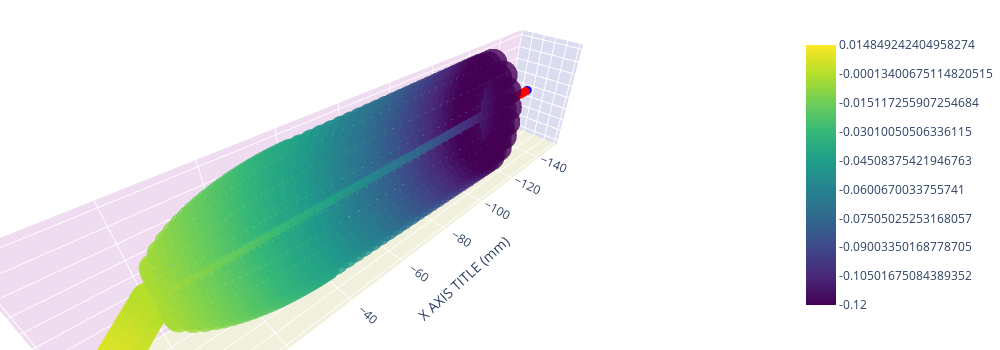

Notebook source saved alongside this figure:
### Code cell
base_fish.visualize_scatter(show_normals=2, show_point_currents=3, fig_width=1000, fig_height=350)
print(base_fish.get_N_receptors(), base_fish.get_lateral_semi_axis())

### Figure 1 — Plotly figure (JSON) as saved in the notebook; plotly's stock layout.template omitted (floating-point values rounded to 4 significant figures; data arrays with more than 128 entries replaced by an {"elided": "..."} marker saying what was removed)
{"data": [{"marker": {"color": [0.01, 0.01, 0.01, 0.01, 0.01, 0.01, 0.01, 0.01, 0.01, 0.01, 0.01, 0.01, 0.01, 0.01, 0.01, 0.01, 0.01, 0.01, 0.01, 0.01, 0.01, 0.01, 0.01, 0.01, 0.01, 0.01, 0.01, 0.01, 0.01, 0.01, 0.01, 0.01, 0.01, 0.01, 0.01, 0.01, 0.01, 0.01, 0.01, 0.01, 0.01, 0.01, 0.01, 0.01, 0.01, 0.01, 0.01, 0.01, 0.01, 0.01, 0.01, 0.01, 0.01, 0.01, 0.01, 0.01, 0.01, 0.01, 0.01, 0.01, 0.01, 0.01, 0.01, 0.01, 0.01, 0.01, 0.01, 0.01, 0.01, 0.01, 0.01, 0.01, 0.01, 0.01, 0.01, 0.01, 0.01, 0.01, 0.01, 0.01, 0.01, 0.01, 0.01, 0.01, 0.01, 0.01, 0.01, 0.01, 0.01, 0.01, 0.01, 0.01, 0.01, 0.01, 0.01, 0.01, 0.01, 0.01, 0.01, 0.01, -1], "colorscale": [[0, "rgb(0,0,255)"], [1, "rgb(255,0,0)"]], "opacity": 1, "size": 3}, "mode": "markers", "showlegend": false, "type": "scatter3d", "x": [-4.5, -5.955, -7.41, -8.865, -10.32, -11.78, -13.23, -14.69, -16.14, -17.59, -19.05, -20.5, -21.96, -23.41, -24.87, -26.32, -27.78, -29.24, -30.69, -32.15, -33.6, -35.05, -36.51, -37.96, -39.42, -40.87, -42.33, -43.79, -45.24, -46.7, -48.15, -49.61, -51.06, -52.52, -53.97, -55.43, -56.88, -58.33, -59.79, -61.24, -62.7, -64.16, -65.61, -67.06, -68.52, -69.97, -71.43, -72.89, -74.34, -75.8, -77.25, -78.7, -80.16, -81.61, -83.07, -84.53, -85.98, -87.44, -88.89, -90.34, -91.8, -93.26, -94.71, -96.16, -97.62, -99.07, -100.5, -102.0, -103.4, -104.9, -106.3, -107.8, -109.3, -110.7, -112.2, -113.6, -115.1, -116.5, -118.0, -119.4, -120.9, -122.4, -123.8, -125.3, -126.7, -128.2, -129.6, -131.1, -132.5, -134.0, -135.4, -136.9, -138.4, -139.8, -141.3, -142.7, -144.2, -145.6, -147.1, -148.5, -150], "y": [0, 0, 0, 0, 0, 0, 0, 0, 0, 0, 0, 0, 0, 0, 0, 0, 0, 0, 0, 0, 0, 0, 0, 0, 0, 0, 0, 0, 0, 0, 0, 0, 0, 0, 0, 0, 0, 0, 0, 0, 0, 0, 0, 0, 0, 0, 0, 0, 0, 0, 0, 0, 0, 0, 0, 0, 0, 0, 0, 0, 0, 0, 0, 0, 0, 0, 0, 0, 0, 0, 0, 0, 0, 0, 0, 0, 0, 0, 0, 0, 0, 0, 0, 0, 0, 0, 0, 0, 0, 0, 0, 0, 0, 0, 0, 0, 0, 0, 0, 0, 0], "z": [0, 0, 0, 0, 0, 0, 0, 0, 0, 0, 0, 0, 0, 0, 0, 0, 0, 0, 0, 0, 0, 0, 0, 0, 0, 0, 0, 0, 0, 0, 0, 0, 0, 0, 0, 0, 0, 0, 0, 0, 0, 0, 0, 0, 0, 0, 0, 0, 0, 0, 0, 0, 0, 0, 0, 0, 0, 0, 0, 0, 0, 0, 0, 0, 0, 0, 0, 0, 0, 0, 0, 0, 0, 0, 0, 0, 0, 0, 0, 0, 0, 0, 0, 0, 0, 0, 0, 0, 0, 0, 0, 0, 0, 0, 0, 0, 0, 0, 0, 0, 0]}, {"colorscale": [[0, "rgb(247,251,255)"], [0.125, "rgb(222,235,247)"], [0.25, "rgb(198,219,239)"], [0.375, "rgb(158,202,225)"], [0.5, "rgb(107,174,214)"], [0.625, "rgb(66,146,198)"], [0.75, "rgb(33,113,181)"], [0.875, "rgb(8,81,156)"], [1, "rgb(8,48,107)"]], "showlegend": false, "showscale": false, "sizemode": "absolute", "sizeref": 2, "type": "cone", "u": {"elided": "1200 float values"}, "v": {"elided": "1200 float values"}, "w": {"elided": "1200 float values"}, "x": {"elided": "1200 float values"}, "y": {"elided": "1200 float values"}, "z": {"elided": "1200 float values"}}, {"marker": {"cmax": 1, "cmin": 0, "color": {"elided": "1200 float values"}, "colorbar": {"len": 0.8, "tickmode": "array", "ticktext": [-0.12, -0.105, -0.09003, -0.07505, -0.06007, -0.04508, -0.0301, -0.01512, -0.000134, 0.01485], "tickvals": [0, 0.1111, 0.2222, 0.3333, 0.4444, 0.5556, 0.6667, 0.7778, 0.8889, 1]}, "colorscale": [[0, "#440154"], [0.1111, "#482878"], [0.2222, "#3e4989"], [0.3333, "#31688e"], [0.4444, "#26828e"], [0.5556, "#1f9e89"], [0.6667, "#35b779"], [0.7778, "#6ece58"], [0.8889, "#b5de2b"], [1, "#fde725"]], "opacity": 0.8, "size": 10}, "mode": "markers", "showlegend": false, "type": "scatter3d", "x": {"elided": "1200 float values"}, "y": {"elided": "1200 float values"}, "z": {"elided": "1200 float values"}}], "layout": {"height": 350, "margin": {"b": 0, "l": 0, "r": 0, "t": 0}, "scene": {"aspectmode": "data", "xaxis": {"backgroundcolor": "rgb(220, 220, 240)", "gridcolor": "white", "showbackground": true, "title": {"text": "X AXIS TITLE (mm)"}, "zerolinecolor": "white"}, "yaxis": {"backgroundcolor": "rgb(240, 220, 240)", "gridcolor": "white", "showbackground": true, "title": {"text": "Y AXIS TITLE (mm)"}, "zerolinecolor": "white"}, "zaxis": {"backgroundcolor": "rgb(240, 240, 220)", "gridcolor": "white", "showbackground": true, "title": {"text": "z AXIS TITLE (mm)"}, "zerolinecolor": "white"}}, "width": 1000}}
